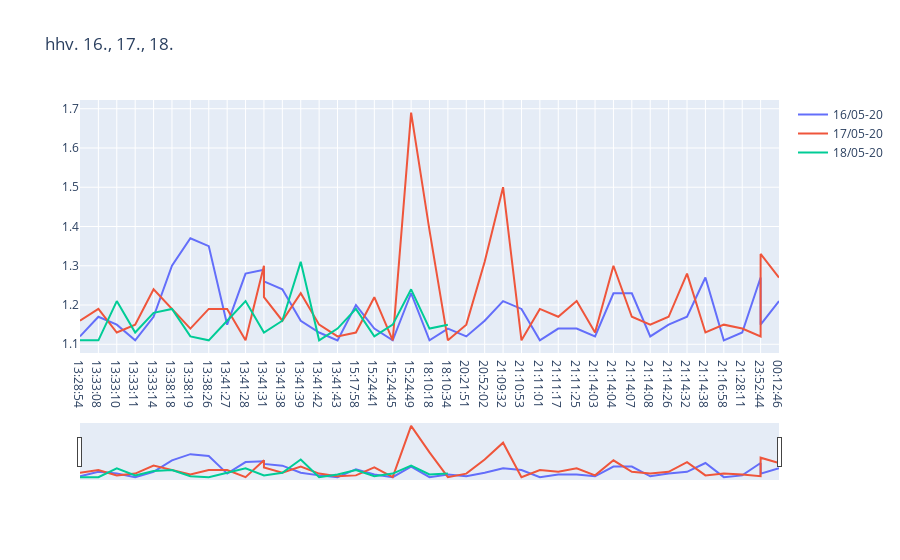

Notebook code for this chart:
### Markdown cell above
### Graph days compared (could also be bar I guess whatevs)

### Code cell
x0 = pd.DataFrame(days['16-05-2020'])['Time']
y0 = pd.DataFrame(days['16-05-2020'])['G-Force']
y1 = pd.DataFrame(days['17-05-2020'])['G-Force']
y2 = pd.DataFrame(days['18-05-2020'])['G-Force']

layout = go.Layout(
    title='hhv. 16., 17., 18.'
)

fig = go.Figure(layout=layout)

fig.update_xaxes(
    rangeslider_visible=True
)

# Add traces
fig.add_trace(go.Scatter(x=x0, y=y0,
                    mode='lines',
                    name='16/05-20'))
fig.add_trace(go.Scatter(x=x0, y=y1,
                    #mode='lines+markers',
                    mode='lines',
                    name='17/05-20'))
fig.add_trace(go.Scatter(x=x0, y=y2,
                    #mode='lines',
                    mode='lines',
                    name='18/05-20'))

### Figure 1 — Plotly figure (JSON) as saved in the notebook; plotly's stock layout.template omitted (floating-point values rounded to 4 significant figures)
{"data": [{"mode": "lines", "name": "16/05-20", "type": "scatter", "x": ["13:28:54", "13:33:08", "13:33:10", "13:33:11", "13:33:14", "13:38:18", "13:38:19", "13:38:26", "13:41:27", "13:41:28", "13:41:31", "13:41:31", "13:41:38", "13:41:39", "13:41:42", "13:41:43", "15:17:58", "15:24:41", "15:24:45", "15:24:49", "18:10:18", "18:10:34", "20:21:51", "20:52:02", "21:09:32", "21:10:53", "21:11:01", "21:11:17", "21:11:25", "21:14:03", "21:14:04", "21:14:07", "21:14:08", "21:14:26", "21:14:32", "21:14:38", "21:16:58", "21:28:11", "23:52:44", "23:52:44", "00:12:46"], "y": [1.12, 1.17, 1.15, 1.11, 1.17, 1.3, 1.37, 1.35, 1.15, 1.28, 1.29, 1.26, 1.24, 1.16, 1.13, 1.11, 1.2, 1.14, 1.11, 1.23, 1.11, 1.14, 1.12, 1.16, 1.21, 1.19, 1.11, 1.14, 1.14, 1.12, 1.23, 1.23, 1.12, 1.15, 1.17, 1.27, 1.11, 1.13, 1.27, 1.15, 1.21]}, {"mode": "lines", "name": "17/05-20", "type": "scatter", "x": ["13:28:54", "13:33:08", "13:33:10", "13:33:11", "13:33:14", "13:38:18", "13:38:19", "13:38:26", "13:41:27", "13:41:28", "13:41:31", "13:41:31", "13:41:38", "13:41:39", "13:41:42", "13:41:43", "15:17:58", "15:24:41", "15:24:45", "15:24:49", "18:10:18", "18:10:34", "20:21:51", "20:52:02", "21:09:32", "21:10:53", "21:11:01", "21:11:17", "21:11:25", "21:14:03", "21:14:04", "21:14:07", "21:14:08", "21:14:26", "21:14:32", "21:14:38", "21:16:58", "21:28:11", "23:52:44", "23:52:44", "00:12:46"], "y": [1.16, 1.19, 1.13, 1.15, 1.24, 1.19, 1.14, 1.19, 1.19, 1.11, 1.3, 1.22, 1.16, 1.23, 1.15, 1.12, 1.13, 1.22, 1.11, 1.69, 1.39, 1.11, 1.15, 1.31, 1.5, 1.11, 1.19, 1.17, 1.21, 1.13, 1.3, 1.17, 1.15, 1.17, 1.28, 1.13, 1.15, 1.14, 1.12, 1.33, 1.27, 1.17, 1.13, 1.17]}, {"mode": "lines", "name": "18/05-20", "type": "scatter", "x": ["13:28:54", "13:33:08", "13:33:10", "13:33:11", "13:33:14", "13:38:18", "13:38:19", "13:38:26", "13:41:27", "13:41:28", "13:41:31", "13:41:31", "13:41:38", "13:41:39", "13:41:42", "13:41:43", "15:17:58", "15:24:41", "15:24:45", "15:24:49", "18:10:18", "18:10:34", "20:21:51", "20:52:02", "21:09:32", "21:10:53", "21:11:01", "21:11:17", "21:11:25", "21:14:03", "21:14:04", "21:14:07", "21:14:08", "21:14:26", "21:14:32", "21:14:38", "21:16:58", "21:28:11", "23:52:44", "23:52:44", "00:12:46"], "y": [1.11, 1.11, 1.21, 1.13, 1.18, 1.19, 1.12, 1.11, 1.16, 1.21, 1.13, 1.13, 1.16, 1.31, 1.11, 1.14, 1.19, 1.12, 1.15, 1.24, 1.14, 1.15]}], "layout": {"title": {"text": "hhv. 16., 17., 18."}, "xaxis": {"rangeslider": {"visible": true}}}}
